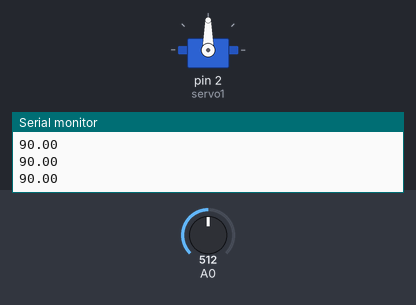
Bench run of a sketch on a simulated Arduino Uno, built with avr-gcc and run on an emulated ATmega328P. Shown: servo, the last lines printed to the serial monitor. Inputs (shaded band) come from the test bench; at power-on: A0 = 512.

Above: at 1.2 s.
1.3 s: A0 set to 716
At 1.8 s:
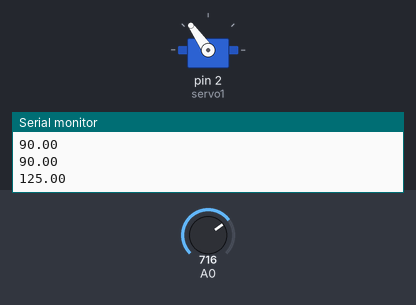
3.0 s: A0 set to 900
At 4.2 s:
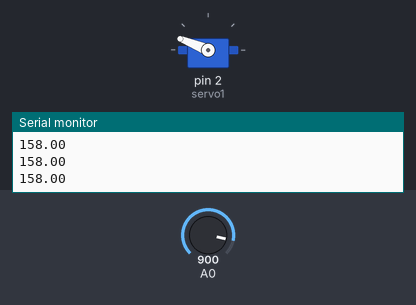
4.5 s: A0 set to 1023
At 5.6 s:
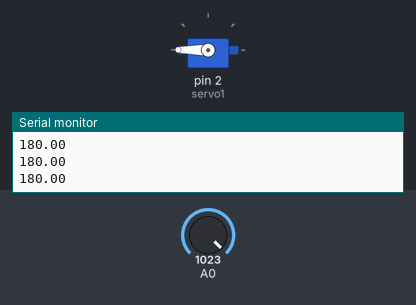
6.0 s: A0 set to 306
At 6.9 s:
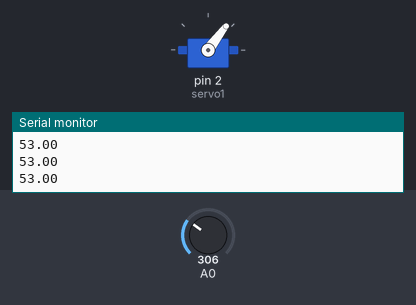
7.5 s: A0 set to 122
At 8.1 s:
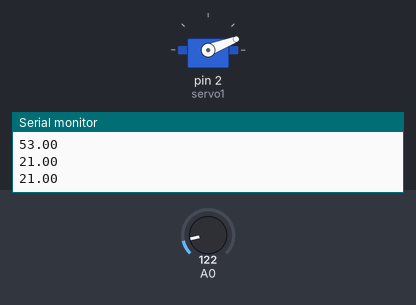
9.0 s: A0 set to 0
At 9.4 s:
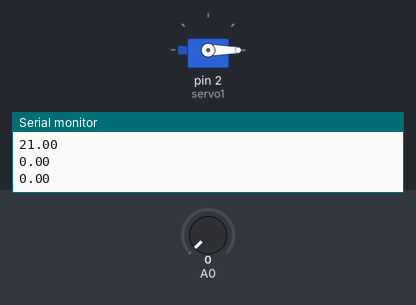
Timing chart, 0 to 11.5 s (numbered marks = the images above; inputs shaded):
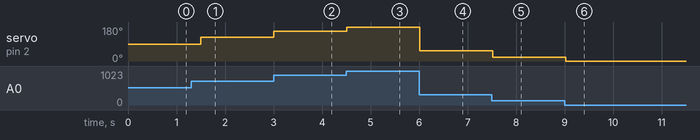

Measured:
- after the input at 1.3 s, servo on pin 2 (servo1): 90° → 125° after 0.20 s
- after the input at 3.0 s, servo on pin 2 (servo1): 125° → 158° at once
- after the input at 4.5 s, servo on pin 2 (servo1): 158° → 180° at once
- after the input at 6.0 s, servo on pin 2 (servo1): 180° → 53° at once
- after the input at 7.5 s, servo on pin 2 (servo1): 53° → 21° at once
- after the input at 9.0 s, servo on pin 2 (servo1): 21° → 0° at once

The sketch:

sketch_sep14a.ino
```cpp
#include <Servo.h>

Servo servo1;
float poten;

void setup() {
  Serial.begin(9600);
  servo1.attach(2);
  servo1.write(0);

}

void loop() {
 poten = analogRead(A0);
 servo1.write(poten);

 poten = map(poten, 0,1023,0,180);
 servo1.write(poten);


 Serial.println(poten);
 delay(300);

}
```
